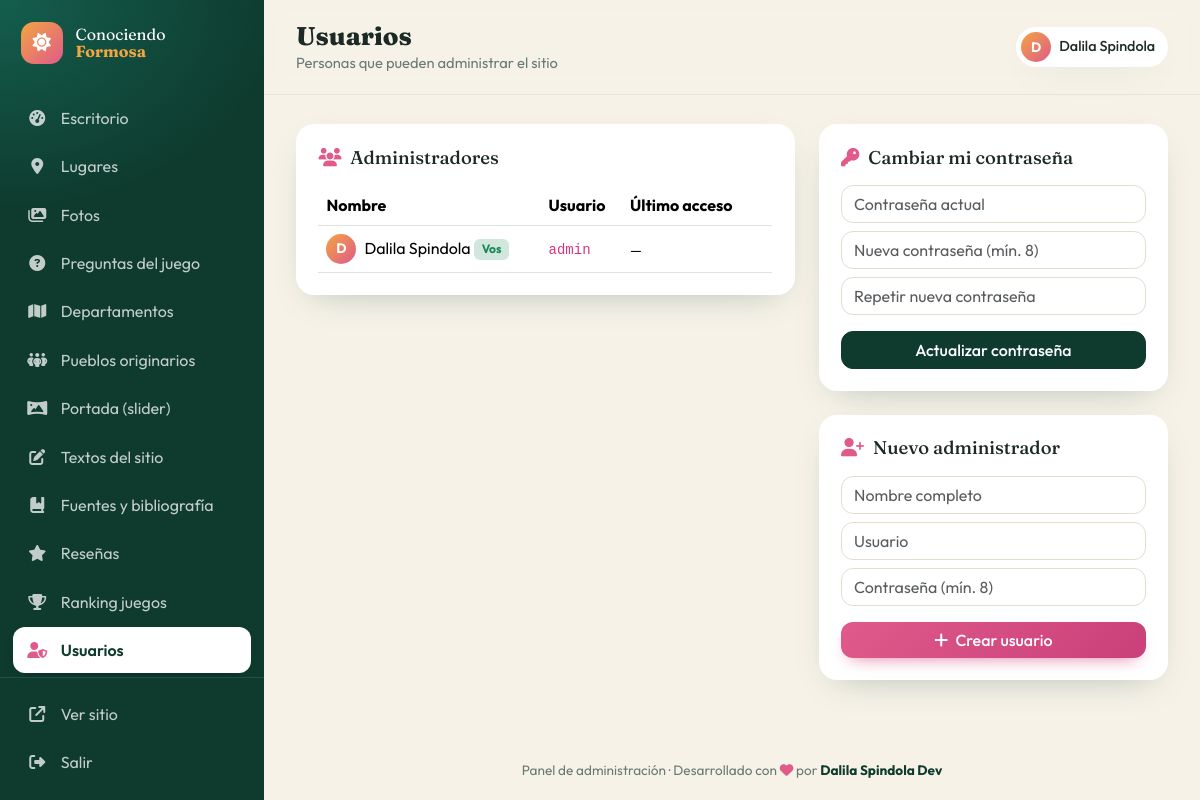
The app's page /admin/usuarios.php (signed in) with its own data.
### tables this page shows
CREATE TABLE usuarios (
  id INT AUTO_INCREMENT PRIMARY KEY,
  nombre VARCHAR(100) NOT NULL,
  usuario VARCHAR(50) NOT NULL UNIQUE,
  password VARCHAR(255) NOT NULL,
  ultimo_acceso DATETIME NULL,
  creado DATETIME DEFAULT CURRENT_TIMESTAMP
);

### includes/funciones.php (called while the page is built, shortened)
<?php
function e($v): string
{
    return htmlspecialchars((string)($v ?? ''), ENT_QUOTES, 'UTF-8');
}

### admin/usuarios.php (the view, shortened to what this page needs)
<?php
$pdo = db();
$yo = (int)$_SESSION['admin_id'];
$usuarios = $pdo->query('SELECT id, nombre, usuario, ultimo_acceso, creado FROM usuarios ORDER BY nombre')->fetchAll();
require __DIR__ . '/includes/header.php';
?>
<div class="row g-4">
  <div class="col-xl-7">
    <div class="panel">
      <div class="panel-head"><h2><i class="fa-solid fa-users"></i> Administradores</h2></div>
      <div class="table-responsive">
        <table class="table align-middle mb-0">
          <thead><tr><th>Nombre</th><th>Usuario</th><th>Último acceso</th><th></th></tr></thead>
          <tbody>
            <?php foreach ($usuarios as $u): ?>
              <tr>
                <td><span class="avatar-sm me-2"><?= e(mb_strtoupper(mb_substr($u['nombre'], 0, 1))) ?></span><?= e($u['nombre']) ?> <?= $u['id'] == $yo ? '<span class="badge bg-success-subtle text-success">Vos</span>' : '' ?></td>
                <td><code><?= e($u['usuario']) ?></code></td>
                <td><small><?= $u['ultimo_acceso'] ? date('d/m/Y H:i', strtotime($u['ultimo_acceso'])) : '—' ?></small></td>
                <td class="text-end">
                </td>
              </tr>
            <?php endforeach; ?>
          </tbody>
        </table>
      </div>
    </div>
  </div>
  <div class="col-xl-5">
    <form class="panel mb-4" method="post">
      <div class="panel-head"><h2><i class="fa-solid fa-key"></i> Cambiar mi contraseña</h2></div>
      <input type="password" name="actual" class="form-control mb-2" placeholder="Contraseña actual" required>
      <input type="password" name="nueva" class="form-control mb-2" placeholder="Nueva contraseña (mín. 8)" minlength="8" required>
      <input type="password" name="repetir" class="form-control mb-3" placeholder="Repetir nueva contraseña" required>
      <button class="btn btn-dark w-100">Actualizar contraseña</button>
    </form>
    <form class="panel" method="post">
      <div class="panel-head"><h2><i class="fa-solid fa-user-plus"></i> Nuevo administrador</h2></div>
      <input type="text" name="nombre" class="form-control mb-2" placeholder="Nombre completo" required>
      <input type="text" name="usuario" class="form-control mb-2" placeholder="Usuario" required>
      <input type="password" name="password" class="form-control mb-3" placeholder="Contraseña (mín. 8)" minlength="8" required>
      <button class="btn btn-lapacho w-100"><i class="fa-solid fa-plus me-1"></i> Crear usuario</button>
    </form>
  </div>
</div>
<?php require __DIR__ . '/includes/footer.php'; ?>

### admin/assets/admin.css (style rules this page uses)
:root { --monte: #0E3B2E; --monte-2: #145240; --humedal: #1F9E89; --lapacho: #E05A8A; --lapacho-2: #c9407a; --sol: #F2A541; --tierra: #C2552F; --arena: #F6F2E8; --tinta: #1B2A24; --gris: #6b7a73; --sb-w: 264px; --radius: 18px; --shadow: 0 12px 34px -18px rgba(14,59,46,.35); --ease: cubic-bezier(.22,1,.36,1); }
body.admin { font-family: 'Outfit', system-ui, sans-serif; background: var(--arena); color: var(--tinta); }
h1, h2, h3, .login-title { font-family: 'Fraunces', Georgia, serif; }
.btn { border-radius: 12px; font-weight: 500; }
.btn-lapacho { background: linear-gradient(135deg, var(--lapacho), var(--lapacho-2)); color: #fff; border: 0; box-shadow: 0 8px 18px -10px var(--lapacho); }
.btn-dark { background: var(--monte); border-color: var(--monte); }
.avatar-sm { width: 30px; height: 30px; border-radius: 50%; display: inline-grid; place-items: center; background: linear-gradient(135deg, var(--sol), var(--lapacho)); color: #fff; font-weight: 700; font-size: .85rem; }
.panel { background: #fff; border-radius: var(--radius); padding: 1.4rem; box-shadow: var(--shadow); animation: fadeUp .5s var(--ease) both; }
.panel-head { display: flex; justify-content: space-between; align-items: center; gap: .5rem; margin-bottom: 1rem; }
.panel-head h2 { font-size: 1.15rem; margin: 0; }
.panel-head h2 i { color: var(--lapacho); margin-right: .3rem; }
.form-control, .form-select { border-radius: 12px; border-color: #e3ddcf; }

### records on screen
usuarios: nombre "D", nombre "Dalila Spindola", shows "Vos", usuario "admin"

### other values on screen
$txt "Escritorio"
$txt "Lugares"
$txt "Fotos"
$txt "Preguntas del juego"
$txt "Departamentos"
$txt "Pueblos originarios"
$txt "Portada (slider)"
$txt "Textos del sitio"
$txt "Fuentes y bibliografía"
$txt "Reseñas"
$txt "Ranking juegos"
$txt "Usuarios"
$titulo "Usuarios"
$subtitulo "Personas que pueden administrar el sitio"
mb_strtoupper(mb_substr($_SESSION['admin_nombre'] ?? 'A', 0, 1)) "D"
